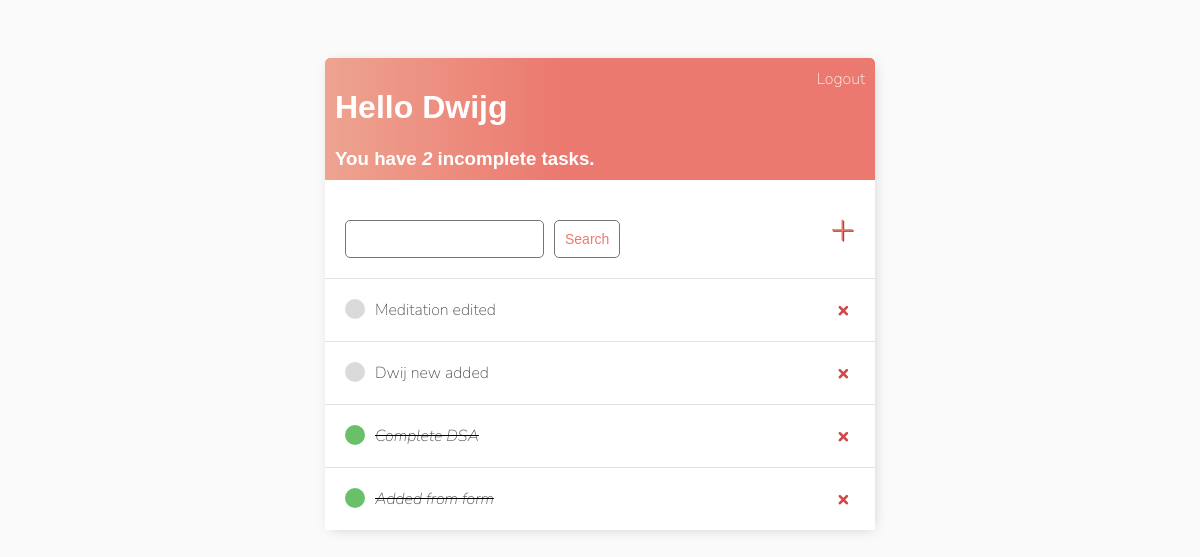
The app's page / (signed in), older data.
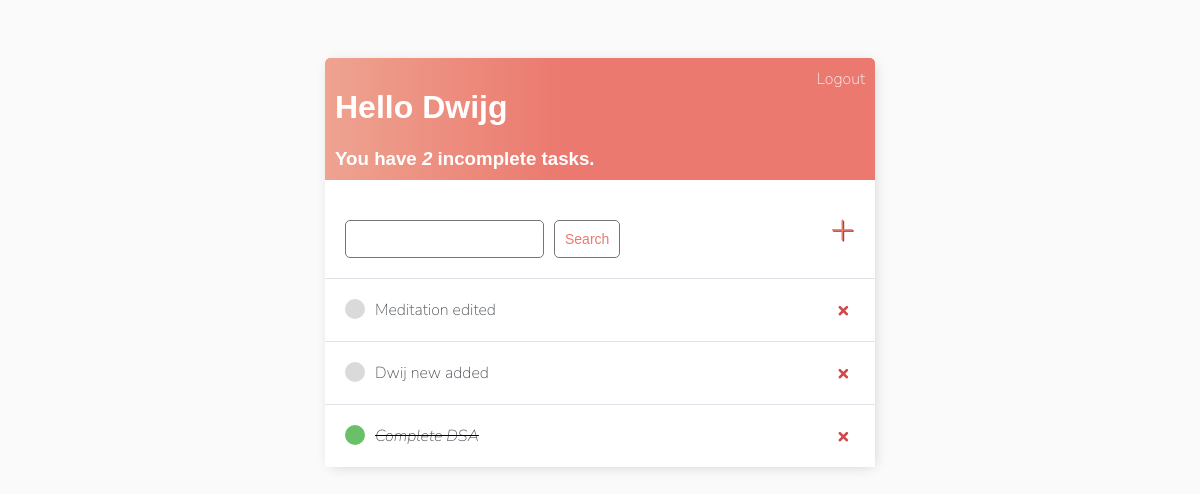
The same page, newer data.
### base/models.py (models this page shows)
class Task(models.Model):
    user = models.ForeignKey(User, on_delete=models.CASCADE, null = True, blank = True )  #the user who has created the task, applying one to many relation (means one user can have multiple task) using foreign key, with on delete cascade means if the user is deleted all the child task made by him will be deleted, and the value will be shown as null.
    title = models.CharField(max_length=2000) #title of the task
    description = models.TextField(null = True, blank = True )#description of the task
    complete = models.BooleanField(default=False)#status of the task, if it is complete or not
    created = models.DateTimeField(auto_now_add=True)#when the task was created. AutoNowAdd take the snapshot of the datetime and making it true helps in autopopulate the datetime.
    def __str__(self):
        return self.title
    class Meta:
        ordering = ['complete']

### base/views.py (the view)
# urls.py: path('',TaskList.as_view(), name = 'tasks'),
class TaskList(LoginRequiredMixin, ListView):
    model = Task
    context_object_name = 'tasks'
    def get_context_data(self, **kwargs):
        context = super().get_context_data(**kwargs)
        context['tasks'] = context['tasks'].filter(user = self.request.user)
        context['count'] = context['tasks'].filter(complete=False).count()
        search_input = self.request.GET.get('search-area') or ''
        if search_input:
            context['tasks'] = context['tasks'].filter(title__startswith = search_input)
        context['search_input'] = search_input
        return context

### base/templates/base/task_list.html
{% extends "base/main.html" %}
{% block content %}
<div class="header-bar">
    <div>
        <h1>Hello {{request.user|title}}</h1>
        <h3 style="margin:0">You have <i>{{count}}</i> incomplete task{{ count|pluralize:"s" }}.</h3>
    </div>
    {% if request.user.is_authenticated %}
    <a href="{% url 'logout' %}"> Logout </a>
    {% else %}
        <a href="{% url 'login' %}"> Login </a>
    {% endif%}
</div>
<div id="search-add-wrapper">
    <form method="GET" style="margin-top: 20px;display: flex;">
        <input type="text" name="search-area" value ="{{search_input}}">
        <input class="button" type="submit" value="Search">
    </form>
    <a id="add-link" href="{% url 'task-create' %}">&#x2b;</a>
</div>
<div class = "task-items-wrapper">
    {% for task in tasks %}
        <div class="task-wrapper">
            {% if task.complete %}
                <div class="task-title">
                    <div class="task-complete-icon"></div>
                    <i><s><a href="{% url 'task-update' task.id %}">{{task}}</a></s></i>
                </div>
            <a class="delete-link" href="{% url 'task-delete' task.id %}">&#215;</a>
            {% else %}
                <div class="task-title">
                    <div class="task-incomplete-icon"></div>
                    <a href="{% url 'task-update' task.id %}">{{task}}</a>
                </div>
            <a class="delete-link" href="{% url 'task-delete' task.id %}">&#215;</a>
            {% endif %}
        </div>
    {% empty %}
        <h3>No Items in the list</h3>
    {% endfor %}
</div>
{% endblock content %}

Row changes from the older to the newer data that the page shows:
removed Task: title "Added from form"
